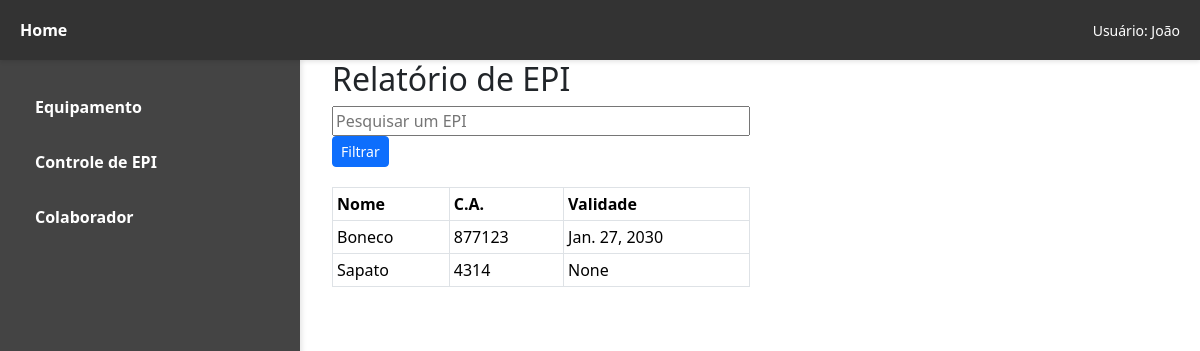
Page /listar/ on the earlier database version.
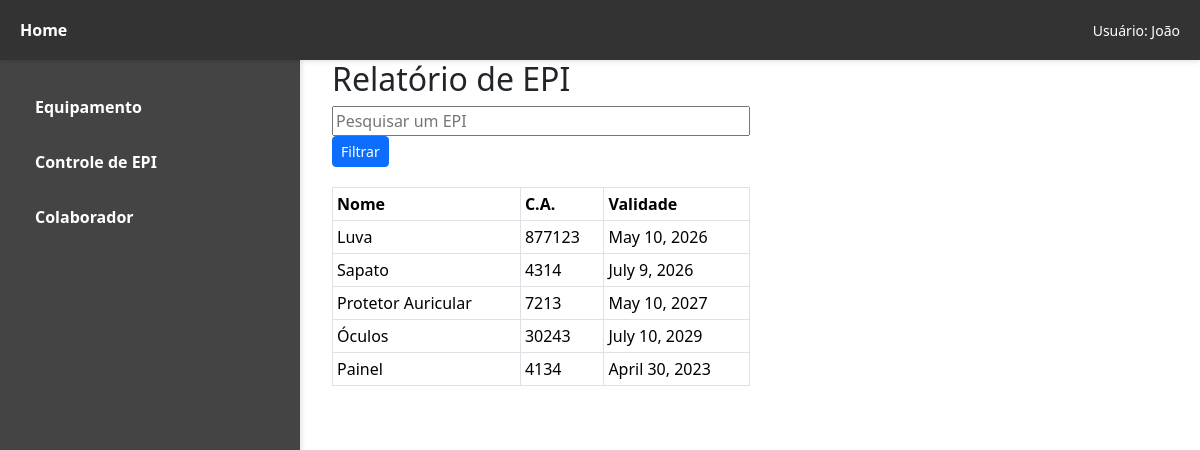
Same page on the later database version.
### epi/models.py (models this page shows, shortened)
class Equipamento(models.Model):
        nome = models.CharField(max_length=100)
        ca = models.IntegerField(max_length=100)
        validade = models.DateField()

### epi/views.py (the view)
# urls.py: path('listar/', views.listar_epi, name='listar_epi'),
def listar_epi(request):
    values = Equipamento.objects.all()
    nome = request.GET.get('nome')
    ca = request.GET.get('ca')
    validade = request.GET.get('validade')
    if nome:
        values = values.filter(nome__icontains=nome)
    if ca:
        values = values.filter(ca__icontains=ca)
    if validade:
        values = values.filter(validade__icontains=validade)
    return render(request, 'epi/globals/listar.html', {'equipamentos': values})

### epi/templates/epi/globals/listar.html (shortened to what this page needs)
{% extends "epi/index.html" %}
{% block content %}
<div class="container">
    <h2>Relatório de EPI</h2>
    <form method="get" style="width: 50%; margin-bottom: 20px;">
        <input type="text" name="nome" placeholder="Pesquisar um EPI" value="{{ request.GET.nome }}" style="width: 100%;">
        <button type="submit" class="btn btn-primary btn-sm">Filtrar</button>
    </form>
    <table class="table table-bordered table-sm" style="width: 50%;">
        <thead>
            <tr>
                <th>Nome</th>
                <th>C.A.</th>
                <th>Validade</th>
            </tr>
        </thead>
        <tbody>
            {% for equipamento in equipamentos %}
            <tr>
                <td>{{ equipamento.nome }}</td>
                <td>{{ equipamento.ca }}</td>
                <td>{{ equipamento.validade }}</td>
            </tr>
            {% empty %}
            <tr>
                <td colspan="3">Nenhum equipamento encontrado.</td>
            </tr>
            {% endfor %}
        </tbody>
    </table>
</div>
{% endblock %}

### epi/templates/epi/index.html (shortened to what this page needs)
{%load static%}
<!DOCTYPE html>
<html lang="pt-br">
<head>
    <link href="https://cdn.jsdelivr.net/npm/bootstrap@5.3.3/dist/css/bootstrap.min.css" rel="stylesheet">
    <link rel="stylesheet" href="{% static "css/styles.css" %}">
</head>
<body>
    {% include "epi/partials/header.html" %}
    {% include "epi/partials/sidebar.html" %}
    <main class="main-content">
        {% block content %}{% endblock content %}
    </main>
</body>
</html>

### epi/templates/epi/partials/header.html
<header class="top-bar">
    <div class="left">
        <a href="/">Home</a>
    </div>
    <div class="right">
        <span>Usuário: João</span>
    </div>
</header>

### epi/templates/epi/partials/sidebar.html (shortened to what this page needs)
<div class="sidebar">
    <div class="accordion-item">
        <label for="item1" class="accordion-title">Equipamento</label>
    </div>
    <div class="accordion-item">
        <label for="item2" class="accordion-title">Controle de EPI</label>
    </div>
    <div class="accordion-item">
        <label for="item3" class="accordion-title">Colaborador</label>
    </div>
</div>

### epi/static/css/styles.css (style rules this page uses)
.top-bar { display: flex; justify-content: space-between; align-items: center; background-color: #333; color: #fff; padding: 0px 20px; position: fixed; width: 100%; top: 0; height: 60px; box-shadow: 0 2px 4px rgba(0, 0, 0, 0.1); z-index: 1000; }
.top-bar .left a { color: #fff; text-decoration: none; font-weight: bold; }
.top-bar .right { font-size: 14px; }
.sidebar { position: fixed; top: 60px; left: 0; width: 300px; height: calc(100vh - 60px); background-color: #444; padding: 20px; box-shadow: 2px 0 5px rgba(0, 0, 0, 0.1); z-index: 999; }
.accordion-item { border-bottom: 1px solid #444; }
.accordion-title { display: block; padding: 15px; background-color: #444; color: #fff; cursor: pointer; font-weight: bold; }
.main-content { margin-left: 300px; padding: 20px; padding-top: 60px; background-color: #fff; }

Differences in the rows shown:
changed Equipamento: nome "Boneco" → "Luva"; validade "Jan. 27, 2030" → "May 10, 2026"
changed Equipamento "Sapato": validade "None" → "July 9, 2026"
added Equipamento: nome "Protetor Auricular", ca "7213", validade "May 10, 2027"
added Equipamento: nome "Óculos", ca "30243", validade "July 10, 2029"
added Equipamento: nome "Painel", ca "4134", validade "April 30, 2023"
